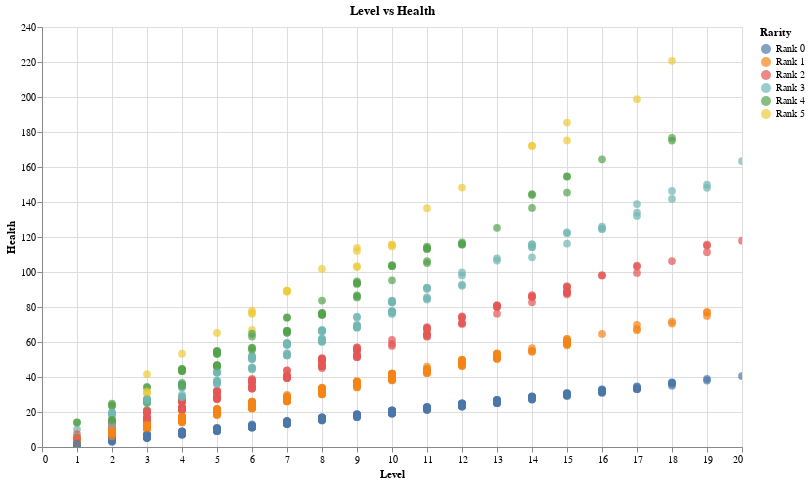

Source (notebook cell):
### Markdown cell above
# **Scatterplot: Level vs Health**

### Code cell
chart2 = (
    alt.Chart(df, title="Level vs Health")
    .mark_circle(size=60)
    .encode(
        x=alt.X("Level:Q", title="Level"),
        y=alt.Y("Health:Q", title="Health"),
        color=alt.Color("Rarity:N"),
        tooltip=["Level", "Health", "Energy", "Sanity", "Rarity"]
    )
    .properties(width=700, height=420)
).interactive()

chart2.display()

### Figure 1 — Vega-Lite specification as saved in the notebook (floating-point values rounded to 4 significant figures; data arrays with more than 128 entries replaced by an {"elided": "..."} marker saying what was removed)
{"config": {"view": {"continuousWidth": 300, "continuousHeight": 300}}, "data": {"name": "data-a16f2c463cfd14c81cb4f8fd9651a1f5"}, "mark": {"type": "circle", "size": 60}, "encoding": {"color": {"field": "Rarity", "type": "nominal"}, "tooltip": [{"field": "Level", "type": "quantitative"}, {"field": "Health", "type": "quantitative"}, {"field": "Energy", "type": "quantitative"}, {"field": "Sanity", "type": "quantitative"}, {"field": "Rarity", "type": "nominal"}], "x": {"field": "Level", "title": "Level", "type": "quantitative"}, "y": {"field": "Health", "title": "Health", "type": "quantitative"}}, "height": 420, "params": [{"name": "param_2", "select": {"type": "interval", "encodings": ["x", "y"]}, "bind": "scales"}], "title": "Level vs Health", "width": 700, "$schema": "https://vega.github.io/schema/vega-lite/v5.20.1.json", "datasets": {"data-a16f2c463cfd14c81cb4f8fd9651a1f5": {"elided": "1000 records"}}}
